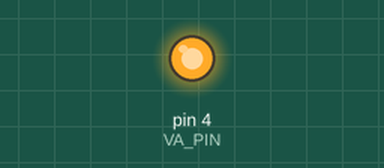
This sketch was run on a simulated Arduino Uno, built with avr-gcc and run on an emulated ATmega328P. Parts: output pins drawn as LEDs (lit = HIGH).

Above: at 0.5 s.
At 5.0 s:
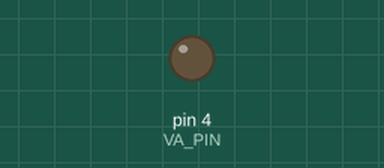
Timing chart, 0 to 6.9 s (numbered marks = the images above):
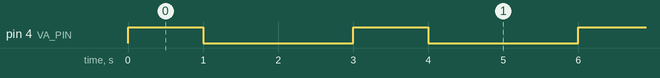

The sketch:

digital_VA_test.ino
```cpp
const int VA_PIN = 4;
void setup() {
  // put your setup code here, to run once:
  pinMode(VA_PIN, OUTPUT);

}

void loop() {
  // put your main code here, to run repeatedly:
  digitalWrite(VA_PIN, HIGH);
  delay(1000);
  digitalWrite(VA_PIN, LOW);
  delay(2000);


}
```

Measured:
- by itself, pin 4 (VA_PIN): alternates HIGH for 1.0 s and LOW for 2.0 s
